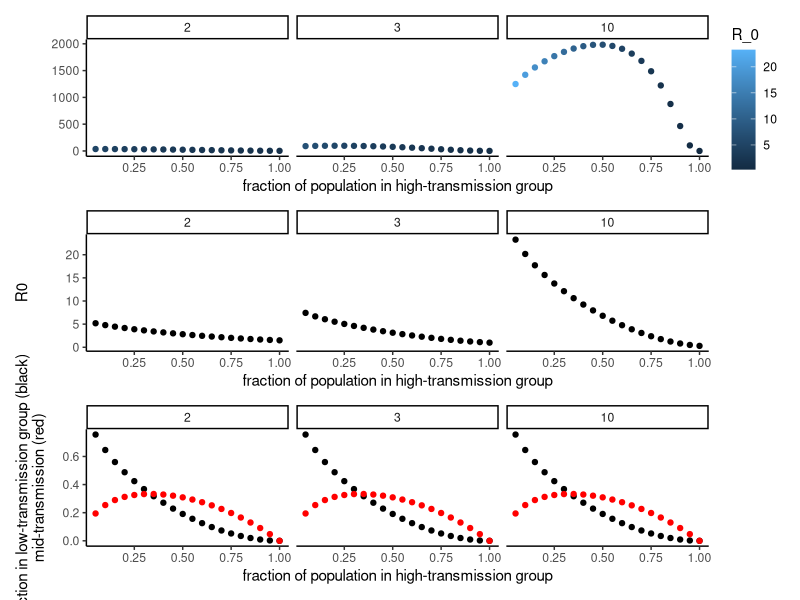

R code for this plot:
###########################################################
# Set some params, this will eventually get moved to another script when we makify
midRNum <- 3
scaleRNum <- c(2, 3, 10)
xChoice <- c("low", "mid")

##############################################################
# load some packages
library(dplyr)
library(purrr)
library(ggplot2)

#####################################################
# create some functions to help out here
cmptMod <- function(x, xChoice = c("low", "mid"), midRNum, scaleRNum){
    # define probabilities for each of three compartments
    if(xChoice == "mid"){
        eps <- max((-sqrt((x-1)^2-4*x^2)+(1-x))/(2*x)
                  , (sqrt((x-1)^2-4*x^2)+(1-x))/(2*x))
        low <- x/eps
        mid <- x
        high <- x*eps
    }
    if(xChoice == "low"){
        eps <- max((-sqrt(-3*(x)^2+4*x)-x)/(2*x)
                   , (sqrt(-3*(x)^2+4*x)-x)/(2*x) )
        low <- x
        mid <- x*eps
        high <- x*eps^2
    }
    # compute the reproductive numbers for the three compartments
    lowR <- midRNum/scaleRNum
    midR <- midRNum
    highR <- midRNum * scaleRNum
    
    return(list(fracs = c(low, mid, high), pars = c(eps
                      , xChoice,  scaleRNum), rNums = c(lowR, midR, highR)))
}


# Note to self: Right now, this is not at all set up to have fixed R0, but might 
# be able to do a small amt of math to get there (i.e., we rescale)

# compute emergent heterogeneity at driver level
# assuming here no serial compartments, meanR = R for each group
R0 <- function(dat){
    with(dat, sum(fracs*rNums))
         }

# dat1 <- cmptMod(0.1, xChoice = "low", midRNum = midRNum, scaleRNum = scaleRNum[1])
# dat1 <- list(fracs = 1, rNums = 3)
# dat1 <- list(fracs = c(1/3, 1/3, 1/3), rNums = c(3,3,3))
# 
# R0(dat1)

compVar <- function(dat){
    (with(dat, sum(fracs*2*rNums^2)) # This is only true if there is only one 
     # infectious compartment per group and no exposed class(es)
    - with(dat, sum(fracs*rNums)^2)
    )
}

# compVar (dat1)

#########################################
# do a pile of simulations

emerge <- map_dfr(scaleRNum, function(scaleR){
    map_dfr(seq(0.05, 1, 0.05), function(x){
        dat <- cmptMod(
            x = x, xChoice = "low", midRNum = midRNum, scaleRNum = scaleR)
        R_0 <- R0(dat)
        kappa <- compVar(dat)^2/R_0^2
        return(data.frame(eps = as.numeric(dat$pars[1]), epsMethod = dat$pars[2]
                          , transmissionScaler = as.numeric(dat$pars[3])
                          , highFrac = dat$fracs[1]
                          , midFrac = dat$fracs[2]
                          , lowFrac = dat$fracs[3]
                          , R_0, kappa ))
    })
})


kappaPlot <- emerge %>% 
    ggplot(aes(highFrac, kappa, color = R_0))+
    geom_point()+
    facet_grid(~transmissionScaler) +
    theme_classic() +
    labs(x = "fraction of population in high-transmission group", y ="\n")


fractionPlot <- emerge %>%
    ggplot(aes(highFrac, lowFrac)) +
    geom_point() +
    geom_point(aes(y = midFrac), color = "red") + 
    theme_classic() +
    facet_grid(~transmissionScaler) +
    labs(x = "fraction of population in high-transmission group"
         , y = "fraction in low-transmission group (black)\nmid-transmission (red)")

R0Plot <- emerge %>%
    ggplot(aes(highFrac, R_0)) +
    geom_point() +
    theme_classic() +
    facet_grid(~transmissionScaler) +
    labs(x = "fraction of population in high-transmission group"
         , y = "R0\n")

library(patchwork)

pdf("kappas_in_3-class.pdf")
kappaPlot/R0Plot/fractionPlot
dev.off()
